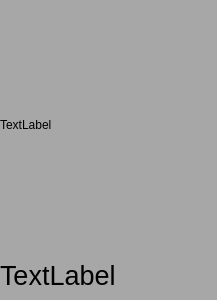
<?xml version="1.0" encoding="UTF-8"?>
<ui version="4.0">
 <class>imagebutton</class>
 <widget class="QWidget" name="imagebutton">
  <property name="geometry">
   <rect>
    <x>0</x>
    <y>0</y>
    <width>217</width>
    <height>300</height>
   </rect>
  </property>
  <property name="windowTitle">
   <string>Form</string>
  </property>
  <property name="styleSheet">
   <string notr="true">border-color: rgb(85, 85, 127);</string>
  </property>
  <layout class="QVBoxLayout" name="verticalLayout">
   <property name="spacing">
    <number>0</number>
   </property>
   <property name="leftMargin">
    <number>0</number>
   </property>
   <property name="topMargin">
    <number>0</number>
   </property>
   <property name="rightMargin">
    <number>0</number>
   </property>
   <property name="bottomMargin">
    <number>0</number>
   </property>
   <item>
    <widget class="QLabel" name="label_icon">
     <property name="styleSheet">
      <string notr="true">background-color: rgb(167, 167, 167);</string>
     </property>
     <property name="text">
      <string>TextLabel</string>
     </property>
    </widget>
   </item>
   <item>
    <widget class="QLabel" name="label_text">
     <property name="minimumSize">
      <size>
       <width>0</width>
       <height>30</height>
      </size>
     </property>
     <property name="maximumSize">
      <size>
       <width>16777215</width>
       <height>50</height>
      </size>
     </property>
     <property name="font">
      <font>
       <pointsize>20</pointsize>
      </font>
     </property>
     <property name="styleSheet">
      <string notr="true">background-color: rgb(167, 167, 167);</string>
     </property>
     <property name="text">
      <string>TextLabel</string>
     </property>
    </widget>
   </item>
  </layout>
 </widget>
 <resources/>
 <connections/>
</ui>
